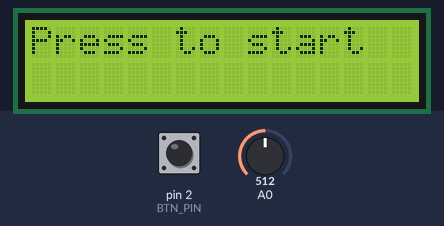
Recording of a program running on a simulated Arduino Uno, built with avr-gcc and run on an emulated ATmega328P. Shown: 16×2 character LCD. The test bench sets the inputs (shaded band); at power-on: pin 2 (BTN_PIN) HIGH, A0 = 512. Random numbers use the default seed unless the program sets one.

Above: at 1.2 s.
1.3 s: pin 2 (BTN_PIN) pulled LOW for 0.15 s
At 1.45 s:
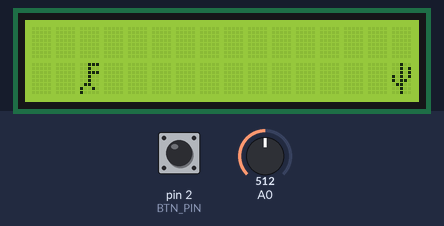
2.0 s: pin 2 (BTN_PIN) pulled LOW for 1 s
At 2.36 s:
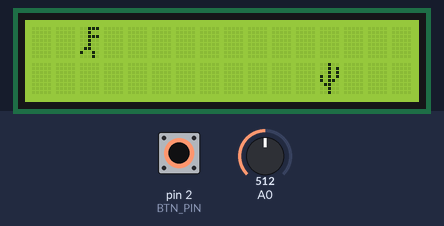
At 8.8 s:
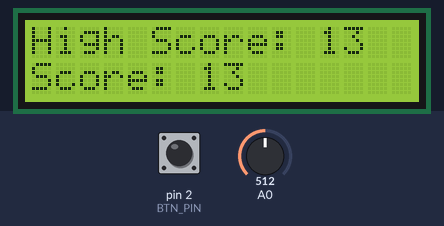
Timing chart, 0 to 10.3 s (numbered marks = the images above; inputs shaded):
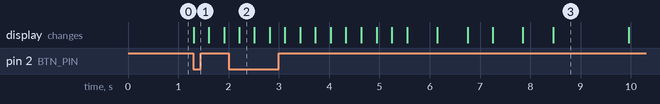

The program:

main.cpp
```cpp
/**
 * @file main.cpp
 * @brief Game logic for an Arduino-based game using an LCD screen.
 *
 * This code handles the game setup, game loop, and states such as idle, playing,
 * and game over. It displays the game on an LCD screen and manages the
 * interaction with a button for jumping and restarting the game.
 *
 * @author WittyWizard
 * @date 2024-10-12
 */

#include <Arduino.h>

#ifdef I2C_LCD
#include <LiquidCrystal_I2C.h>
#include <Wire.h>
#else
#include <LiquidCrystal.h>
#endif

#include "definitions.h"
#include "functions.h"
#include "variables.h"

/**
 * @brief Arduino setup function.
 *
 * This function initializes the LCD screen and sets up the button input and
 * interrupt for handling jumps in the game.
 */
void setup() {
  setupLCD();  // Initializes the LCD
  pinMode(BTN_PIN, INPUT_PULLUP);  // Configures button pin with internal pull-up
  attachInterrupt(digitalPinToInterrupt(BTN_PIN), jump, FALLING);  // Attach interrupt to the button
}

/**
 * @brief Arduino loop function.
 *
 * Main game loop that handles the different game states, such as waiting for the
 * player to start, playing the game, and game over state. The game logic for
 * moving obstacles, checking for collisions, and scoring is also implemented here.
 */
void loop() {
  switch (currentState) {
    case FIRST_START:
      lcd.print("Press to start");  // Initial prompt for user input
      currentState = IDLE;  // Set state to idle
      break;

    case PLAYING:
      // Spawn trees if positions are empty
      if (tree0 <= 0) {
        spawnTree(tree0, tree3);
      }
      if (tree1 <= 0) {
        spawnTree(tree1, tree0);
      }
      if (tree2 <= 0) {
        spawnTree(tree2, tree1);
      }
      if (tree3 <= 0) {
        spawnTree(tree3, tree2);
      }

      lcd.clear();  // Clear the LCD screen

      // Handle dinosaur jump and collision detection
      switch (currentJump) {
        case JUMP:
          lcd.setCursor(DINOSAUR_POSITION, DISPLAY_TOP);
          score++;  // Increment score on successful jump
          currentJump = NO_JUMP;
          break;

        default:
          lcd.setCursor(DINOSAUR_POSITION, DISPLAY_BOTTOM);
          if (collisionCheck(tree0) || collisionCheck(tree1) ||
              collisionCheck(tree2) || collisionCheck(tree3)) {
            currentState = GAME_OVER;  // Switch to game over if collision detected
            break;
          } else {
            score++;  // Increment score if no collision
          }
          break;
      }

      if (currentState == GAME_OVER) {
        break;
      }

      // Display dinosaur and trees on the LCD
      displaydinosour();
      displayTree(tree0);
      displayTree(tree1);
      displayTree(tree2);
      displayTree(tree3);

      // Move trees (decrease position)
      tree0--;
      tree1--;
      tree2--;
      tree3--;
      delay(GAME_SPEED);  // Delay based on game speed
      break;

    case GAME_OVER:
      high_score = max(score, high_score);  // Update high score

      lcd.clear();  // Clear the LCD screen
      lcd.setCursor(collision_tree + 1, DISPLAY_BOTTOM);
      lcd.write((uint8_t)TREE);
      lcd.setCursor(collision_tree, DISPLAY_BOTTOM);
      lcd.write((uint8_t)DINOR);
      delay(300);
      lcd.clear();
      delay(600);
      lcd.setCursor(collision_tree + 1, DISPLAY_BOTTOM);
      lcd.write((uint8_t)TREE);
      lcd.setCursor(DINOSAUR_POSITION, DISPLAY_BOTTOM);
      lcd.write((uint8_t)DINOR);
      delay(600);
      lcd.clear();
      delay(500);
      lcd.setCursor(collision_tree + 1, DISPLAY_BOTTOM);
      lcd.write((uint8_t)TREE);
      lcd.setCursor(DINOSAUR_POSITION, DISPLAY_BOTTOM);
      lcd.write((uint8_t)DINOR);
      delay(600);
      lcd.clear();
      delay(600);
      lcd.print("High Score: ");
      lcd.print(high_score);  // Display high score
      lcd.setCursor(0, DISPLAY_BOTTOM);
      lcd.print("Score: ");
      lcd.print(score);  // Display current score
      delay(1500);
      lcd.clear();
      delay(400);
      lcd.setCursor(0, DISPLAY_TOP);
      lcd.print("Press Again to");
      lcd.setCursor(0, DISPLAY_BOTTOM);
      lcd.print("Play");
      score = 0;  // Reset score for the next game
      currentState = IDLE;  // Set state to idle
      break;

    default:
      break;
  }
}
```

definitions.h
```cpp
/**
 * @file definitions.h
 * @brief Contains definitions and configurations for the game hardware and
 * settings.
 *
 * This file defines constants and configurations specific to the hardware being
 * used, such as pin assignments for the LCD and button. It also includes
 * game-specific constants like display dimensions and game speed.
 *
 * @author WittyWizard
 * @date 2024-10-12
 */

#pragma once

#ifndef DEFINITIONS_H
#define DEFINITIONS_H

#include <Arduino.h>

#ifndef I2C_LCD
/**
 * @brief Pin definitions for non-I2C LCD display.
 */
#define RS 12 ///< Register Select pin for LCD
#define EN 11 ///< Enable pin for LCD
#define D4 7  ///< Data pin D4 for LCD
#define D5 6  ///< Data pin D5 for LCD
#define D6 5  ///< Data pin D6 for LCD
#define D7 4  ///< Data pin D7 for LCD
#endif

/**
 * @brief Button pin definition based on the microcontroller architecture.
 *
 * The button pin is defined differently for ESP8266 and AVR architectures.
 */
#if defined(ARDUINO_ARCH_ESP8266)
#define BTN_PIN 14 ///< Button pin for ESP8266
#elif defined(ARDUINO_ARCH_AVR)
#define BTN_PIN 2 ///< Button pin for AVR
#endif

/**
 * @brief Position of the dinosaur on the display (x-coordinate).
 */
#define DINOSAUR_POSITION 2

/**
 * @brief Minimum and maximum distances between trees on the display.
 */
#define MIN_TREE_DISTANCE 4  ///< Minimum distance between trees
#define MAX_TREE_DISTANCE 12 ///< Maximum distance between trees

/**
 * @brief Display dimensions and row definitions.
 */
#define DISPLAY_X 16     ///< Number of columns on the display
#define DISPLAY_Y 2      ///< Number of rows on the display
#define DISPLAY_BOTTOM 1 ///< Defines the bottom row index of the display
#define DISPLAY_TOP 0    ///< Defines the top row index of the display

/**
 * @brief Game speed definition in milliseconds.
 *
 * This constant controls the speed of the game. Lower values result in faster
 * gameplay.
 */
#define GAME_SPEED 300

#endif // DEFINITIONS_H
```

functions.h
```cpp
/**
 * @file functions.h
 * @brief Function declarations for game logic and hardware control.
 *
 * This header file declares the functions used in the game for managing the LCD display,
 * spawning and displaying obstacles (trees), handling the dinosaur's movement, and
 * checking for collisions. It also defines the `jump` function with an architecture-specific
 * implementation for handling interrupts.
 *
 * @author WittyWizard
 * @date 2024-10-12
 */

#pragma once

#ifndef FUNCTIONS_H
#define FUNCTIONS_H

#include <Arduino.h>

/**
 * @brief Initializes the LCD display.
 *
 * This function sets up the LCD display, configuring it for use in the game.
 */
extern void setupLCD();

/**
 * @brief Spawns a tree at a random position based on a previous tree's location.
 *
 * @param tree The reference to the tree being spawned.
 * @param tree_previous The reference to the previous tree, ensuring distance constraints.
 */
extern void spawnTree(uint8_t &tree, uint8_t &tree_previous);

/**
 * @brief Displays a tree on the LCD screen.
 *
 * @param tree The reference to the tree's current position to display on the screen.
 */
extern void displayTree(uint8_t &tree);

/**
 * @brief Displays the dinosaur on the LCD screen.
 */
extern void displaydinosour();

/**
 * @brief Checks for collisions between the dinosaur and a tree.
 *
 * @param tree The reference to the tree's current position.
 * @return True if a collision is detected, false otherwise.
 */
extern bool collisionCheck(uint8_t &tree);

/**
 * @brief Interrupt Service Routine (ISR) for handling the dinosaur's jump.
 *
 * This function is architecture-specific. For ESP8266, the `IRAM_ATTR` attribute is
 * required to place the ISR in IRAM. For AVR, a standard function is used.
 */
#if defined(ARDUINO_ARCH_ESP8266)
extern void IRAM_ATTR jump();
#elif defined(ARDUINO_ARCH_AVR)
extern void jump();
#endif

#endif  // FUNCTIONS_H
```

variables.h
```cpp
/**
 * @file variables.h
 * @brief Global variable declarations for the game.
 *
 * This header file declares the global variables used throughout the game,
 * including the LCD display instance, custom characters, game states, motion
 * states, and jump states. It also defines variables for tracking the positions
 * of trees, the score, and the game's high score.
 *
 * Author: WittyWizard
 * Date: 2024-10-12
 */

#pragma once

#ifndef VARIABLES_H
#define VARIABLES_H

#include <Arduino.h>

#ifdef I2C_LCD
#include <LiquidCrystal_I2C.h>
/**
 * @brief Global instance of the LiquidCrystal_I2C class for I2C-based LCDs.
 */
extern LiquidCrystal_I2C lcd;
#else
#include <LiquidCrystal.h>
/**
 * @brief Global instance of the LiquidCrystal class for parallel-based LCDs.
 */
extern LiquidCrystal lcd;
#endif

/**
 * @brief Enum representing custom characters for the game (tree and dinosaur).
 */
enum CustomChars {
  TREE = 0,  ///< Tree character
  DINOR = 1, ///< Right-facing dinosaur character
  DINOL = 2  ///< Left-facing dinosaur character
};

/**
 * @brief Enum representing the different states of the game.
 */
enum GameState {
  FIRST_START, ///< Game has not started yet
  PLAYING,     ///< Game is currently in progress
  GAME_OVER,   ///< Game has ended (dinosaur collided with tree)
  IDLE         ///< Game is idle, waiting for player to start again
};

/**
 * @brief Enum representing the direction of the dinosaur's movement.
 */
enum Motion {
  LEFT, ///< Dinosaur is facing left
  RIGHT ///< Dinosaur is facing right
};

/**
 * @brief Enum representing the jump state of the dinosaur.
 */
enum Jump {
  JUMP,   ///< Dinosaur is in the middle of a jump
  NO_JUMP ///< Dinosaur is not jumping
};

/**
 * @brief Custom character data for the tree.
 */
extern const char tree[8];

/**
 * @brief Custom character data for the left-facing dinosaur.
 */
extern const char dinol[8];

/**
 * @brief Custom character data for the right-facing dinosaur.
 */
extern const char dinor[8];

/**
 * @brief Current position of the first tree on the display.
 */
extern uint8_t tree0;

/**
 * @brief Current position of the second tree on the display.
 */
extern uint8_t tree1;

/**
 * @brief Current position of the third tree on the display.
 */
extern uint8_t tree2;

/**
 * @brief Current position of the fourth tree on the display.
 */
extern uint8_t tree3;

/**
 * @brief Position where the collision occurred (if any).
 */
extern uint8_t collision_tree;

/**
 * @brief The current score of the game.
 */
extern int score;

/**
 * @brief The highest score achieved so far.
 */
extern int high_score;

/**
 * @brief Current state of the game.
 */
extern GameState currentState;

/**
 * @brief Current motion state of the dinosaur (left or right).
 */
extern Motion currentMotion;

/**
 * @brief Current jump state of the dinosaur.
 */
extern Jump currentJump;

#endif // VARIABLES_H
```

functions.cpp
```cpp
/**
 * @file functions.cpp
 * @brief Implementation of game logic and hardware control functions.
 *
 * This file implements the functions responsible for handling the LCD display, spawning and
 * displaying trees, moving the dinosaur, checking for collisions, and managing the player's
 * input (jump action).
 *
 * @author WittyWizard
 * @date 2024-10-12
 */

#include "functions.h"
#include "definitions.h"
#include "variables.h"

#ifdef I2C_LCD
#include <LiquidCrystal_I2C.h>
#include <Wire.h>
#else
#include <LiquidCrystal.h>
#endif

/**
 * @brief Initializes the LCD display based on the type of connection (I2C or parallel).
 *
 * Sets up the LCD display by initializing the screen and configuring the custom characters
 * (dinosaur and tree) for later use in the game.
 */
void setupLCD() {
#ifdef I2C_LCD
  lcd.init();        ///< Initializes the I2C LCD
  lcd.backlight();   ///< Turns on the LCD backlight
#else
  lcd.begin(16, 2);  ///< Initializes the standard 16x2 LCD
#endif
  lcd.createChar(TREE, tree);    ///< Creates the tree character
  lcd.createChar(DINOR, dinor);  ///< Creates the right-facing dinosaur character
  lcd.createChar(DINOL, dinol);  ///< Creates the left-facing dinosaur character
  lcd.setCursor(0, 0);           ///< Sets the cursor to the top-left corner
}

/**
 * @brief Spawns a tree at a random position relative to a previous tree.
 *
 * This function uses a random number generator to place the tree at a location
 * within a defined range, ensuring that trees are not too close or too far apart.
 *
 * @param tree The reference to the tree being spawned.
 * @param tree_previous The reference to the previous tree to maintain distance constraints.
 */
void spawnTree(uint8_t &tree, uint8_t &tree_previous) {
  randomSeed(analogRead(A0));  ///< Seeds the random number generator with analog input
  tree = random(MIN_TREE_DISTANCE, MAX_TREE_DISTANCE) + tree_previous;  ///< Sets the new tree position
}

/**
 * @brief Displays a tree on the LCD screen.
 *
 * If the tree is within the bounds of the display, it is drawn at its current position
 * on the bottom row of the screen.
 *
 * @param tree The reference to the tree's current position.
 */
void displayTree(uint8_t &tree) {
  if (tree <= DISPLAY_X) {
    lcd.setCursor(tree, DISPLAY_BOTTOM);  ///< Sets the cursor to the tree's position
    lcd.write((uint8_t)TREE);             ///< Draws the tree character
  }
}

/**
 * @brief Displays the dinosaur on the LCD screen.
 *
 * Alternates between displaying the left-facing and right-facing dinosaur characters
 * to simulate movement.
 */
void displaydinosour() {
  switch (currentMotion) {
    case LEFT:
      lcd.write((uint8_t)DINOL);  ///< Displays the left-facing dinosaur
      currentMotion = RIGHT;      ///< Switches to right-facing for the next display
      break;

    default:
      lcd.write((uint8_t)DINOR);  ///< Displays the right-facing dinosaur
      currentMotion = LEFT;       ///< Switches to left-facing for the next display
      break;
  }
}

/**
 * @brief Checks for a collision between the dinosaur and a tree.
 *
 * If a tree is in the same position as the dinosaur, a collision is detected and
 * the collision position is stored.
 *
 * @param tree The reference to the tree's current position.
 * @return True if a collision is detected, false otherwise.
 */
bool collisionCheck(uint8_t &tree) {
  if (tree == DINOSAUR_POSITION) {
    collision_tree = tree;  ///< Stores the tree position where the collision occurred
  }
  return (tree == DINOSAUR_POSITION);  ///< Returns true if the dinosaur's position matches the tree's position
}

#if defined(ARDUINO_ARCH_ESP8266)
/**
 * @brief Interrupt Service Routine (ISR) for handling the dinosaur's jump on ESP8266.
 *
 * This function is called when the jump button is pressed. It handles the transition
 * between game states and sets the jump state when the game is in progress.
 */
void IRAM_ATTR jump()
#elif defined(ARDUINO_ARCH_AVR)
/**
 * @brief Interrupt Service Routine (ISR) for handling the dinosaur's jump on AVR.
 *
 * This function is called when the jump button is pressed. It handles the transition
 * between game states and sets the jump state when the game is in progress.
 */
void jump()
#endif
{
  switch (currentState) {
    case PLAYING:
      currentJump = JUMP;  ///< Sets the jump state if the game is in progress
      break;

    default:
      currentState = PLAYING;  ///< Starts the game if it is not in progress
      tree0 = DISPLAY_X - 1;   ///< Initializes the first tree's position
      spawnTree(tree1, tree0); ///< Spawns the second tree
      spawnTree(tree2, tree1); ///< Spawns the third tree
      spawnTree(tree3, tree2); ///< Spawns the fourth tree
      break;
  }
}
```

variables.cpp
```cpp
/**
 * @file variables.cpp
 * @brief Global variable definitions for the game.
 *
 * This file contains the definitions of global variables used in the game. These variables
 * include the LCD object, custom character bitmaps, tree positions, score tracking, and
 * the current game state.
 *
 * Author: [Your Name]
 * Date: 2024-10-12
 */

#include "variables.h"
#include "definitions.h"

#ifdef I2C_LCD
/**
 * @brief Global instance of the LiquidCrystal_I2C class for controlling an I2C LCD.
 */
LiquidCrystal_I2C lcd(0x27, 16, 2);
#else
/**
 * @brief Global instance of the LiquidCrystal class for controlling a parallel LCD.
 */
LiquidCrystal lcd(RS, EN, D4, D5, D6, D7);
#endif

/**
 * @brief Custom character bitmap for the tree.
 *
 * The `tree` character is displayed as an obstacle in the game. The 8-byte array
 * defines the custom character's pixels in a 5x8 grid.
 */
const char tree[8] = {0B00100, 0B00101, 0B00101, 0B10101,
                      0B10110, 0B01100, 0B00100, 0B00100};

/**
 * @brief Custom character bitmap for the left-facing dinosaur.
 *
 * The `dinol` character represents the dinosaur facing left, used to show movement.
 */
const char dinol[8] = {0B00111, 0B00100, 0B00111, 0B00100,
                       0B00100, 0B01100, 0B10010, 0B10000};

/**
 * @brief Custom character bitmap for the right-facing dinosaur.
 *
 * The `dinor` character represents the dinosaur facing right, used to show movement.
 */
const char dinor[8] = {0B00111, 0B00100, 0B00111, 0B00100,
                       0B00100, 0B01100, 0B10010, 0B00010};

/**
 * @brief Current position of the first tree on the display.
 */
uint8_t tree0 = 0;

/**
 * @brief Current position of the second tree on the display.
 */
uint8_t tree1 = 0;

/**
 * @brief Current position of the third tree on the display.
 */
uint8_t tree2 = 0;

/**
 * @brief Current position of the fourth tree on the display.
 */
uint8_t tree3 = 0;

/**
 * @brief Position where the collision occurred (if any).
 */
uint8_t collision_tree = 0;

/**
 * @brief The current score of the game.
 */
int score = 0;

/**
 * @brief The highest score achieved so far.
 */
int high_score = 0;

/**
 * @brief Current motion state of the dinosaur (left or right).
 */
Motion currentMotion = LEFT;

/**
 * @brief Current state of the game (e.g., first start, playing, game over, idle).
 */
GameState currentState = FIRST_START;

/**
 * @brief Current jump state of the dinosaur (e.g., jumping, did jump, no jump).
 */
Jump currentJump = NO_JUMP;
```

Measured:
- after the input at 1.3 s, the display: changes at once (image 1)
